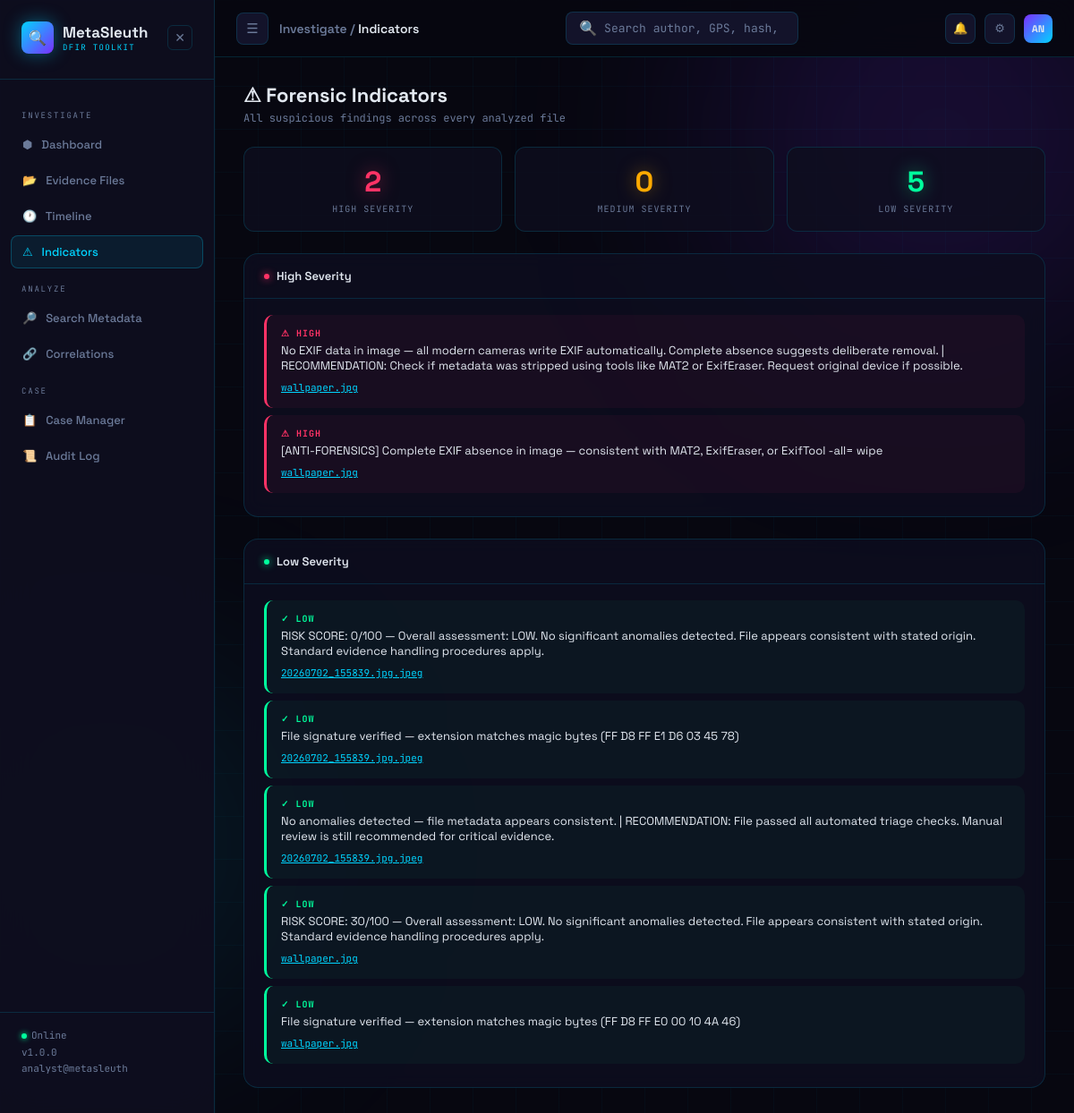
The page /indicators on the database as committed earlier.
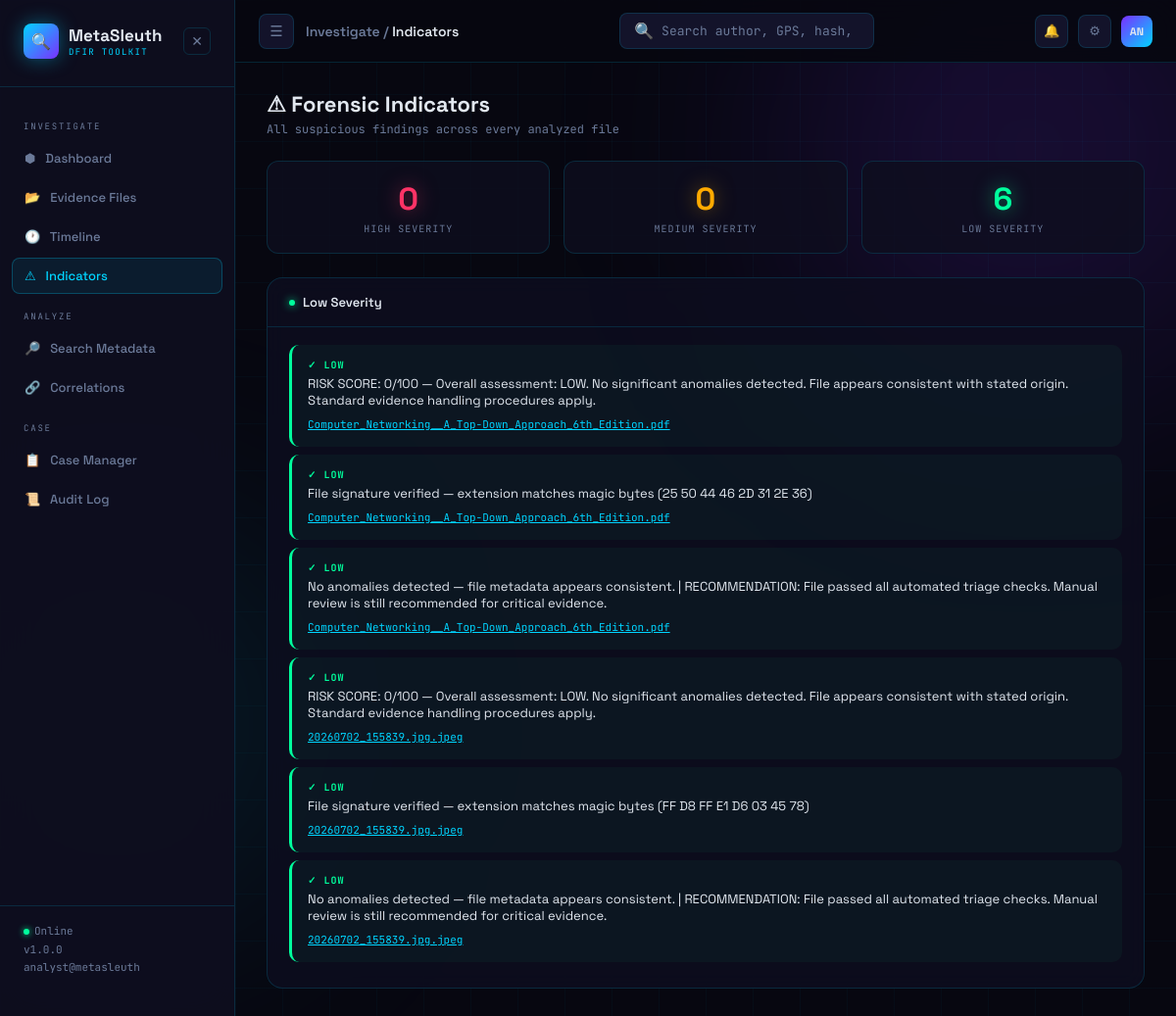
The same page on the database as committed later.
### tables this page shows
CREATE TABLE indicators (
            id          INTEGER PRIMARY KEY AUTOINCREMENT,
            file_id     INTEGER NOT NULL,
            severity    TEXT NOT NULL,
            description TEXT NOT NULL,
            FOREIGN KEY (file_id) REFERENCES files(id)
        );

CREATE TABLE files (
            id          INTEGER PRIMARY KEY AUTOINCREMENT,
            filename    TEXT NOT NULL,
            file_type   TEXT NOT NULL,
            file_size   INTEGER,
            md5         TEXT,
            sha1        TEXT,
            sha256      TEXT,
            upload_time TEXT NOT NULL,
            analyst     TEXT
        );

### app.py (the view)
@app.route('/indicators')
def indicators_page():
    conn   = get_connection()
    cursor = conn.cursor()
    cursor.execute('''
        SELECT i.severity, i.description,
               f.filename, f.id as file_id, f.file_type
        FROM indicators i
        JOIN files f ON i.file_id = f.id
        ORDER BY
            CASE i.severity
                WHEN "HIGH"   THEN 1
                WHEN "MEDIUM" THEN 2
                ELSE 3
            END,
            f.upload_time DESC
    ''')
    rows = cursor.fetchall()
    conn.close()
    indicators = [dict(r) for r in rows]
    high   = [i for i in indicators if i['severity'] == 'HIGH']
    medium = [i for i in indicators if i['severity'] == 'MEDIUM']
    low    = [i for i in indicators if i['severity'] == 'LOW']
    return render_template('indicators.html',
                           indicators=indicators,
                           high=high,
                           medium=medium,
                           low=low)

### database/db.py (called while the page is built)
def get_connection():
    conn = sqlite3.connect(DATABASE)
    conn.row_factory = sqlite3.Row
    return conn

### templates/indicators.html (shortened to what this page needs)
{% extends 'base.html' %}
{% block breadcrumb %}Investigate / <span>Indicators</span>{% endblock %}
{% block content %}
<div>
    <div class="page-title">⚠ Forensic Indicators</div>
    <div class="page-sub">All suspicious findings across every analyzed file</div>
</div>
<div class="stat-row">
    <div class="stat-card">
        <div class="stat-num" style="color:var(--alert);text-shadow:0 0 20px rgba(255,51,102,0.5)">
            {{ high | length }}
        </div>
        <div class="stat-lbl">High Severity</div>
    </div>
    <div class="stat-card">
        <div class="stat-num" style="color:var(--warn);text-shadow:0 0 20px rgba(255,170,0,0.5)">
            {{ medium | length }}
        </div>
        <div class="stat-lbl">Medium Severity</div>
    </div>
    <div class="stat-card">
        <div class="stat-num" style="color:var(--ok);text-shadow:0 0 20px rgba(0,255,157,0.5)">
            {{ low | length }}
        </div>
        <div class="stat-lbl">Low Severity</div>
    </div>
</div>
{% if high %}
<div class="panel">
    <div class="panel-head">
        <div class="panel-title"><span class="dot a"></span>High Severity</div>
    </div>
    <div class="panel-body">
        {% for ind in high %}
        <div class="ind-item HIGH">
            <div class="ind-sev HIGH">⚠ HIGH</div>
            <div class="ind-desc">{{ ind.description }}</div>
            <a class="ind-file" href="/file/{{ ind.file_id }}">{{ ind.filename }}</a>
        </div>
        {% endfor %}
    </div>
</div>
{% endif %}
{% if low %}
<div class="panel">
    <div class="panel-head">
        <div class="panel-title"><span class="dot o"></span>Low Severity</div>
    </div>
    <div class="panel-body">
        {% for ind in low %}
        <div class="ind-item LOW">
            <div class="ind-sev LOW">✓ LOW</div>
            <div class="ind-desc">{{ ind.description }}</div>
            <a class="ind-file" href="/file/{{ ind.file_id }}">{{ ind.filename }}</a>
        </div>
        {% endfor %}
    </div>
</div>
{% endif %}
{% endblock %}

### templates/base.html (shortened to what this page needs)
<!DOCTYPE html>
<html lang="en">
<head>
</head>
<body>
    <div class="orb orb-a"></div>
    <div class="app">
        <aside class="sidebar" id="sidebar">
            <div class="logo">
                <div class="logo-icon">&#128269;</div>
                <div>
                    <div class="logo-name">MetaSleuth</div>
                    <div class="logo-sub">DFIR TOOLKIT</div>
                </div>
                <button
                    class="sidebar-close"
                    onclick="toggleSidebar()"
                    title="Collapse sidebar"
                >
                    &#10005;
                </button>
            </div>
            <nav class="nav">
                <div class="nav-label">Investigate</div>
                <a class="nav-item {% if request.path == '/' %}active{% endif %}"
                   href="/">
                    &#11042; &nbsp; Dashboard
                </a>
                <a class="nav-item {% if request.path == '/evidence' %}active{% endif %}"
                   href="/evidence">
                    &#128194; &nbsp; Evidence Files
                </a>
                <a class="nav-item {% if request.path == '/timeline' %}active{% endif %}"
                   href="/timeline">
                    &#128336; &nbsp; Timeline
                </a>
                <a class="nav-item {% if request.path == '/indicators' %}active{% endif %}"
                   href="/indicators">
                    &#9888; &nbsp; Indicators
                </a>
                <div class="nav-label">Analyze</div>
                <a class="nav-item {% if request.path == '/search' %}active{% endif %}"
                   href="/search">
                    &#128270; &nbsp; Search Metadata
                </a>
                <a class="nav-item {% if request.path == '/correlations' %}active{% endif %}"
                   href="/correlations">
                    &#128279; &nbsp; Correlations
                </a>
                <div class="nav-label">Case</div>
                <a class="nav-item {% if request.path == '/cases' %}active{% endif %}"
                   href="/cases">
                    &#128203; &nbsp; Case Manager
                </a>
                <a class="nav-item {% if request.path == '/auditlog' %}active{% endif %}"
                   href="/auditlog">
                    &#128220; &nbsp; Audit Log
                </a>
            </nav>
            <div class="sidebar-foot">
                <span class="live-dot"></span>Online<br>
                v{{ version if version else '1.0.0' }}<br>
                {{ analyst if analyst else 'analyst@metasleuth' }}
            </div>
        </aside>
        <div class="main" id="main">
            <div class="topbar">
                <div class="topbar-left">
                    <button
                        class="sidebar-toggle"
                        onclick="toggleSidebar()"
                        title="Toggle sidebar"
                    >
                        &#9776;
                    </button>
                    <div class="breadcrumb">
                        {% block breadcrumb %}Dashboard{% endblock %}
                    </div>
                </div>
                <form class="search-wrap" action="/search" method="GET">
                    <span>&#128269;</span>
                    <input
                        name="q"
                        type="text"
                        placeholder="Search author, GPS, hash, software..."
                    />
                </form>
                <div class="topbar-right">
                    <div class="icon-btn">&#128276;</div>
                    <div class="icon-btn">&#9881;</div>
                    <div class="avatar">AN</div>
                </div>
            </div>
            <div class="content">
                {% block content %}{% endblock %}
            </div>
        </div>
    </div>
</body>
</html>

Rows that differ between the two databases and show on the page:
removed indicators: description "No EXIF data in image — all modern cameras write EXIF automatically. Complete absence suggests deliberate removal. | RECOMMENDATION: Check if metadata was stripped using tools like MAT2 or ExifEraser. Request original device if possible.", filename "wallpaper.jpg"
removed indicators: description "[ANTI-FORENSICS] Complete EXIF absence in image — consistent with MAT2, ExifEraser, or ExifTool -all= wipe", filename "wallpaper.jpg"
removed indicators: description "RISK SCORE: 30/100 — Overall assessment: LOW. No significant anomalies detected. File appears consistent with stated origin. Standard evidence handling procedures apply.", filename "wallpaper.jpg"
removed indicators: description "File signature verified — extension matches magic bytes (FF D8 FF E0 00 10 4A 46)", filename "wallpaper.jpg"
added indicators: description "RISK SCORE: 0/100 — Overall assessment: LOW. No significant anomalies detected. File appears consistent with stated origin. Standard evidence handling procedures apply.", filename "Computer_Networking__A_Top-Down_Approach_6th_Edition.pdf"
added indicators: description "File signature verified — extension matches magic bytes (25 50 44 46 2D 31 2E 36)", filename "Computer_Networking__A_Top-Down_Approach_6th_Edition.pdf"
added indicators: description "No anomalies detected — file metadata appears consistent. | RECOMMENDATION: File passed all automated triage checks. Manual review is still recommended for critical evidence.", filename "Computer_Networking__A_Top-Down_Approach_6th_Edition.pdf"
Other text that changed with them:
{{ high | length }}: "2" → "0"
{{ low | length }}: "5" → "6"
text no longer shown: "High Severity"
